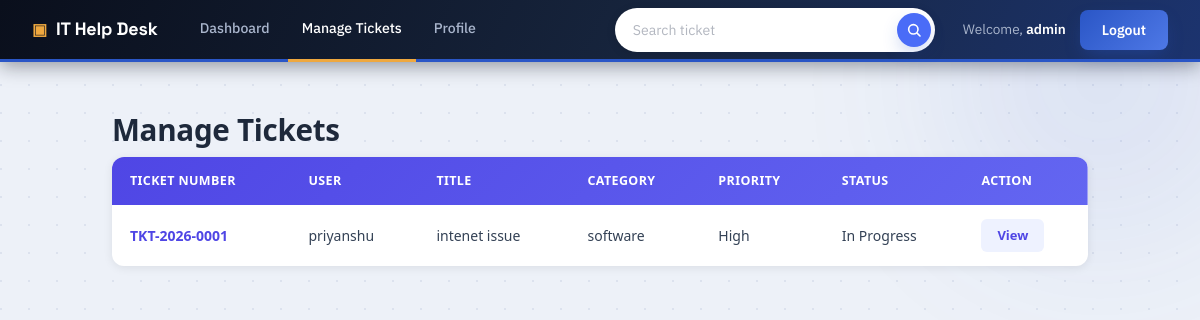
/account/manage/ (signed in), run on the app's committed database.
### ticket/models.py (models this page shows, shortened)
class Ticket(models.Model):
    STATUS_CHOICES = [
        ('Open', 'Open'),
        ('In Progress', 'In Progress'),
        ('Resolved', 'Resolved'),
        ('Closed', 'Closed'),
    ]
    PRIORITY_CHOICES = [
        ('Low', 'Low'),
        ('Medium', 'Medium'),
        ('High', 'High'),
        ('Urgent', 'Urgent'),
    ]
    ticket_number = models.CharField(max_length=20,unique=True,blank=True)
    user = models.ForeignKey("helpdesk_account.Profile", on_delete=models.CASCADE)
    title = models.CharField(max_length=200)
    description = models.TextField()
    category = models.CharField(max_length=100)
    priority = models.CharField(
        max_length=20,
        choices=PRIORITY_CHOICES,
        default='Medium'
    )
    status = models.CharField(
        max_length=20,
        choices=STATUS_CHOICES,
        default='Open'
    )
    attachment = models.FileField(upload_to='tickets/',blank=True,null=True)
    created = models.DateTimeField(auto_now_add=True)
    updated = models.DateTimeField(auto_now=True)
    class Meta:
        ordering = ['-created']
        indexes = [
            models.Index(fields=['-created']),
        ]

### account/models.py (models this page shows, shortened)
class Profile(models.Model):
    user = models.OneToOneField(
        User,
        on_delete=models.CASCADE
    )
    department = models.CharField(
        max_length=100,
        default="System Department"
    )
    phone = models.CharField(
        max_length=15,
        blank=True
    )
    designation = models.CharField(
        max_length=100,
        blank=True
    )
    profile_image = models.ImageField(
        upload_to="profiles/",
        blank=True,
        null=True
    )

### account/views.py (the view)
# urls.py: path("manage/",views.manage_tickets,name="manage_tickets"),
@staff_member_required
def manage_tickets(request):
    tickets = Ticket.objects.all().order_by("-created")
    return render(
        request,
        "account/manage_tickets.html",
        {
            "tickets": tickets,
            "section": "manage",
        }
    )

### account/templates/account/manage_tickets.html (shortened to what this page needs)
{% extends "base.html" %}
{% block content %}
<h1>Manage Tickets</h1>
<table class="ticket-table">
    <thead>
        <tr>
            <th>Ticket Number</th>
            <th>User</th>
            <th>Title</th>
            <th>Category</th>
            <th>Priority</th>
            <th>Status</th>
            <th>Action</th>
        </tr>
    </thead>
    <tbody>
    {% for ticket in tickets %}
        <tr>
            <td>{{ ticket.ticket_number }}</td>
            <td>{{ ticket.user.user.username }}</td>
            <td>{{ ticket.title }}</td>
            <td>{{ ticket.category }}</td>
            <td>{{ ticket.priority }}</td>
            <td>{{ ticket.status }}</td>
            <td>
                <a href="{% url 'manage_ticket_detail' ticket.id %}"
                class="btn-view">
                    View
                </a>
            </td>
        </tr>
    {% endfor %}
    </tbody>
</table>
{% endblock %}

### account/templates/base.html (shortened to what this page needs)
{% load static %}
<!DOCTYPE html>
<html lang="en">
<head>
    <link rel="stylesheet" href="{% static 'css/base.css' %}">
</head>
<body>
    <header id="header">
        <div class="logo">
            <a href="{% url 'dashboard' %}">
                IT Help Desk
            </a>
        </div>
        {% if request.user.is_authenticated %}
        <nav>
            <ul class="menu">
                <li {% if section == "dashboard" %}class="selected"{% endif %}>
                    <a href="{% url 'dashboard' %}">
                        Dashboard
                    </a>
                </li>
                {% if request.user.is_staff %}
                <li {% if section == "manage" %}class="selected"{% endif %}>
                    <a href="{% url 'manage_tickets' %}">
                        Manage Tickets
                    </a>
                </li>
                {% endif %}
                <li {% if section == "profile" %}class="selected"{% endif %}>
                    <a href="{% url 'profile' request.user.username %}">
                        Profile
                    </a>
                </li>
            </ul>
        </nav>
       <div class="header-search">
            <form action="{% url 'search_ticket' %}" method="get" class="search-form">
                <input
                    type="text"
                    name="search"
                    class="search-input"
                    placeholder="Search ticket"
                    autocomplete="off">
                <button type="submit" class="search-btn" aria-label="Search">
                    <svg xmlns="http://www.w3.org/2000/svg" width="16" height="16" viewBox="0 0 24 24" fill="none" stroke="#ffffff" stroke-width="2.4" stroke-linecap="round" stroke-linejoin="round">
                        <circle cx="11" cy="11" r="7"></circle>
                        <line x1="21" y1="21" x2="16.65" y2="16.65"></line>
                    </svg>
                </button>
            </form>
        </div>
        {% endif %}
        <div class="user-info">
            {% if request.user.is_authenticated %}
                <span>
                    Welcome,
                    <strong>
                        {{ request.user.first_name|default:request.user.username }}
                    </strong>
                </span>
                <form action="{% url 'logout' %}" method="post">
                    <button type="submit">
                        Logout
                    </button>
                </form>
            {% else %}
                <a href="{% url 'login' %}">Login</a>
                |
                <a href="{% url 'register' %}">Register</a>
            {% endif %}
        </div>
    </header>
    <main id="content">
        {% block content %}
        {% endblock %}
    </main>
</body>
</html>

### data on the page
Ticket: ticket_number "TKT-2026-0001", user.user.username "priyanshu", title "intenet issue", category "software", priority "High", status "In Progress"

### other printed values
{{ request.user.first_name|default:request.user.username }} "admin"
